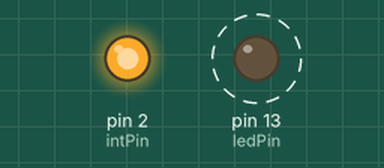
This sketch was run on a simulated Arduino Uno, built with avr-gcc and run on an emulated ATmega328P. Parts: output pins drawn as LEDs (lit = HIGH). Dashed ring = blinking.

Above: at 0.2 s.
Timing chart, 0 to 3.0 s (numbered marks = the images above):
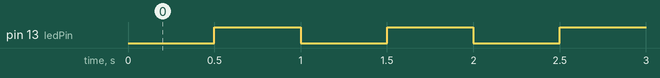

Measured:
- by itself, pin 13 (ledPin): alternates HIGH for 0.50 s and LOW for 0.50 s

The sketch:

Ejemplo_Interrupciones.ino
```cpp
/**
 * Este código es un ejemplo de interrupciones
 */
//Definimos el pin correspondinte al led

int ledPin = 13;

//Definimos el pin correspondiente a la interrupcion 0

int intPin = 2;

void setup()

{

//Configuramos los pines como salida

pinMode(2,OUTPUT);

pinMode(ledPin, OUTPUT);

digitalWrite(intPin, HIGH);

/*Configuramos la interrupcion 0 para activarse en el

flaco de bajada y ejecutar la funcion prende_led*/

attachInterrupt(0, prende_led, FALLING);

}

void loop()

{

digitalWrite(ledPin, LOW);

delay(500);

digitalWrite(intPin, LOW);

/* En este momento se activa la alerta, por lo que se

ejecuta la funcion prende_led */

delay(500);

}

void prende_led(){

digitalWrite(ledPin, HIGH);

digitalWrite(intPin, HIGH);

}

///función para desactivar una interrupcion >>> detachInterrupt(interrupcion);
/// detatchInterrupt(0); ó detatchInterrupt(0);
```
